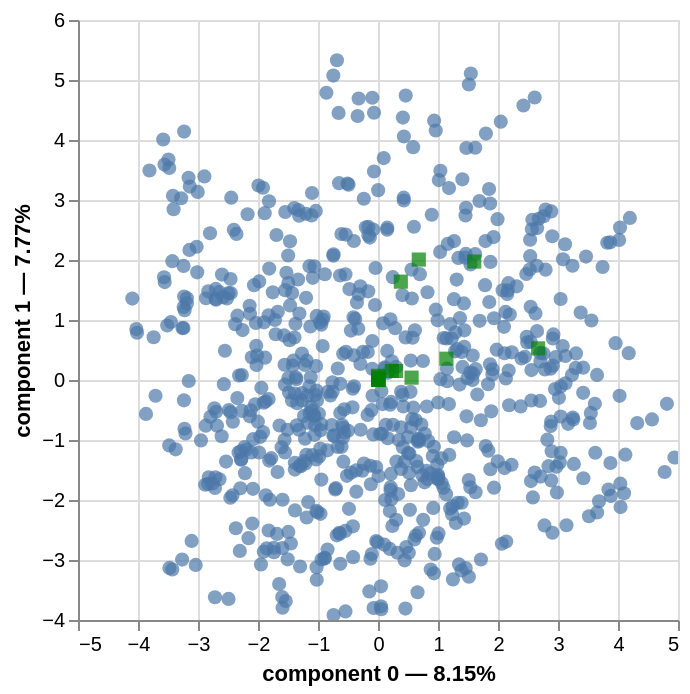

The notebook cell saved with this chart:
### Code cell
## plot the first two compnent of the FAMD result
famd.plot(
    X_train_imputed,
    x_component=0,
    y_component=1
)

### Figure 1 — Vega-Lite specification as saved in the notebook (floating-point values rounded to 4 significant figures; data arrays with more than 128 entries replaced by an {"elided": "..."} marker saying what was removed)
{"config": {"view": {"continuousWidth": 300, "continuousHeight": 300}}, "layer": [{"data": {"name": "data-23dd16b116ef2023ad875b18b1120718"}, "mark": {"type": "circle", "size": 50}, "encoding": {"tooltip": [{"field": "index", "type": "quantitative"}, {"field": "component 0", "type": "quantitative"}, {"field": "component 1", "type": "quantitative"}], "x": {"axis": {"title": "component 0 — 8.15%"}, "field": "component 0", "scale": {"zero": false}, "type": "quantitative"}, "y": {"axis": {"title": "component 1 — 7.77%"}, "field": "component 1", "scale": {"zero": false}, "type": "quantitative"}}, "name": "view_1"}, {"data": {"name": "data-9be7fe23c6f6852537cfbbbba8550218"}, "mark": {"type": "square", "color": "green", "size": 50}, "encoding": {"tooltip": [{"field": "variable", "type": "nominal"}], "x": {"field": "component 0", "scale": {"zero": false}, "type": "quantitative"}, "y": {"field": "component 1", "scale": {"zero": false}, "type": "quantitative"}}}], "params": [{"name": "param_1", "select": {"type": "interval", "encodings": ["x", "y"]}, "bind": "scales", "views": ["view_1"]}], "$schema": "https://vega.github.io/schema/vega-lite/v5.8.0.json", "datasets": {"data-23dd16b116ef2023ad875b18b1120718": {"elided": "700 records"}, "data-9be7fe23c6f6852537cfbbbba8550218": [{"variable": "age", "component 0": 0.007782, "component 1": 0.02265, "component 2": 0.01501, "component 3": 0.0003495, "component 4": 0.05009, "label": "age"}, {"variable": "sleep_quality_index", "component 0": 0.004496, "component 1": 0.0049, "component 2": 0.002587, "component 3": 0.001808, "component 4": 0.005526, "label": "sleep_quality_index"}, {"variable": "brain_fog_level", "component 0": 0.01028, "component 1": 0.006336, "component 2": 0.004683, "component 3": 0.004692, "component 4": 0.0216, "label": "brain_fog_level"}, {"variable": "physical_pain_score", "component 0": 0.0003011, "component 1": 0.06975, "component 2": 0.003597, "component 3": 0.002188, "component 4": 0.0005315, "label": "physical_pain_score"}, {"variable": "stress_level", "component 0": 0.00264, "component 1": 0.0003364, "component 2": 0.02163, "component 3": 0.03894, "component 4": 0.06083, "label": "stress_level"}, {"variable": "depression_phq9_score", "component 0": 0.5599, "component 1": 0.03929, "component 2": 0.0008674, "component 3": 0.316, "component 4": 0.03187, "label": "depression_phq9_score"}, {"variable": "fatigue_severity_scale_score", "component 0": 1.14, "component 1": 0.3551, "component 2": 0.09379, "component 3": 0.3735, "component 4": 0.07411, "label": "fatigue_severity_scale_score"}, {"variable": "pem_duration_hours", "component 0": 0.0006789, "component 1": 0.04334, "component 2": 0.002234, "component 3": 0.0009749, "component 4": 0.05222, "label": "pem_duration_hours"}, {"variable": "hours_of_sleep_per_night", "component 0": 0.005268, "component 1": 3.373e-08, "component 2": 0.0003709, "component 3": 4.515e-05, "component 4": 0.01341, "label": "hours_of_sleep_per_night"}, {"variable": "exercise_frequency", "component 0": 0.6797, "component 1": 2.007, "component 2": 2.157, "component 3": 1.784, "component 4": 2.866, "label": "exercise_frequency"}, {"variable": "gender", "component 0": 0.2313, "component 1": 0.1497, "component 2": 0.8067, "component 3": 0.5563, "component 4": 0.06645, "label": "gender"}, {"variable": "meditation_or_mindfulness", "component 0": 0.3023, "component 1": 0.1511, "component 2": 0.4563, "component 3": 0.5888, "component 4": 0.569, "label": "meditation_or_mindfulness"}, {"variable": "pem_present", "component 0": 2.668, "component 1": 0.5275, "component 2": 0.09148, "component 3": 0.7735, "component 4": 0.1556, "label": "pem_present"}, {"variable": "social_activity_level", "component 0": 1.604, "component 1": 1.974, "component 2": 1.248, "component 3": 1.065, "component 4": 1.306, "label": "social_activity_level"}, {"variable": "work_status", "component 0": 0.3803, "component 1": 1.64, "component 2": 0.8097, "component 3": 0.05329, "component 4": 0.1073, "label": "work_status"}]}}
